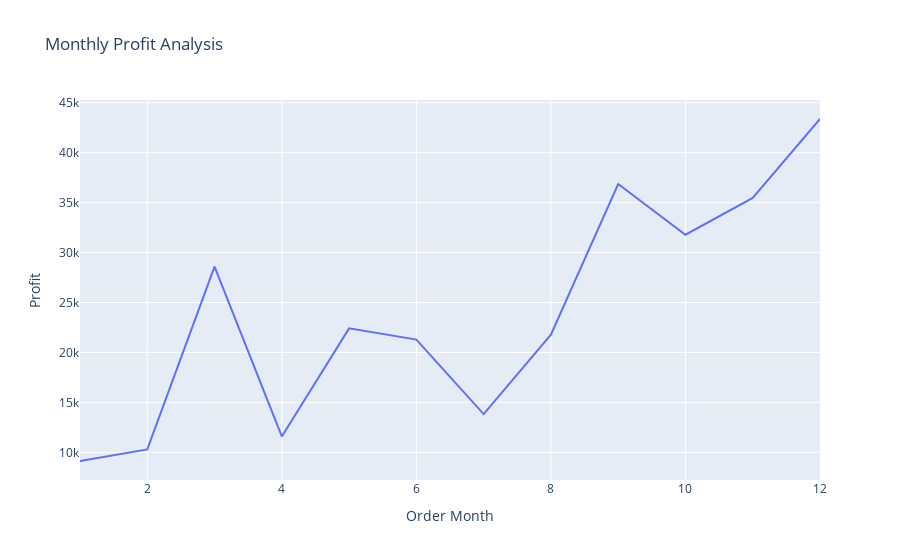

Source (notebook cell):
### Code cell
fig = px.line(profit_by_month, 
              x='Order Month', 
              y='Profit', 
              title='Monthly Profit Analysis')
fig.show()

### Figure 1 — Plotly figure (JSON) as saved in the notebook; plotly's stock layout.template omitted (floating-point values rounded to 4 significant figures)
{"data": [{"hovertemplate": "Order Month=%{x}<br>Profit=%{y}<extra></extra>", "legendgroup": "", "line": {"color": "#636efa", "dash": "solid"}, "marker": {"symbol": "circle"}, "mode": "lines", "name": "", "orientation": "v", "showlegend": false, "type": "scatter", "x": [1, 2, 3, 4, 5, 6, 7, 8, 9, 10, 11, 12], "xaxis": "x", "y": [9134.0, 10290.0, 28590.0, 11590.0, 22410.0, 21290.0, 13830.0, 21780.0, 36860.0, 31780.0, 35470.0, 43370.0], "yaxis": "y"}], "layout": {"legend": {"tracegroupgap": 0}, "title": {"text": "Monthly Profit Analysis"}, "xaxis": {"anchor": "y", "domain": [0, 1], "title": {"text": "Order Month"}}, "yaxis": {"anchor": "x", "domain": [0, 1], "title": {"text": "Profit"}}}}
